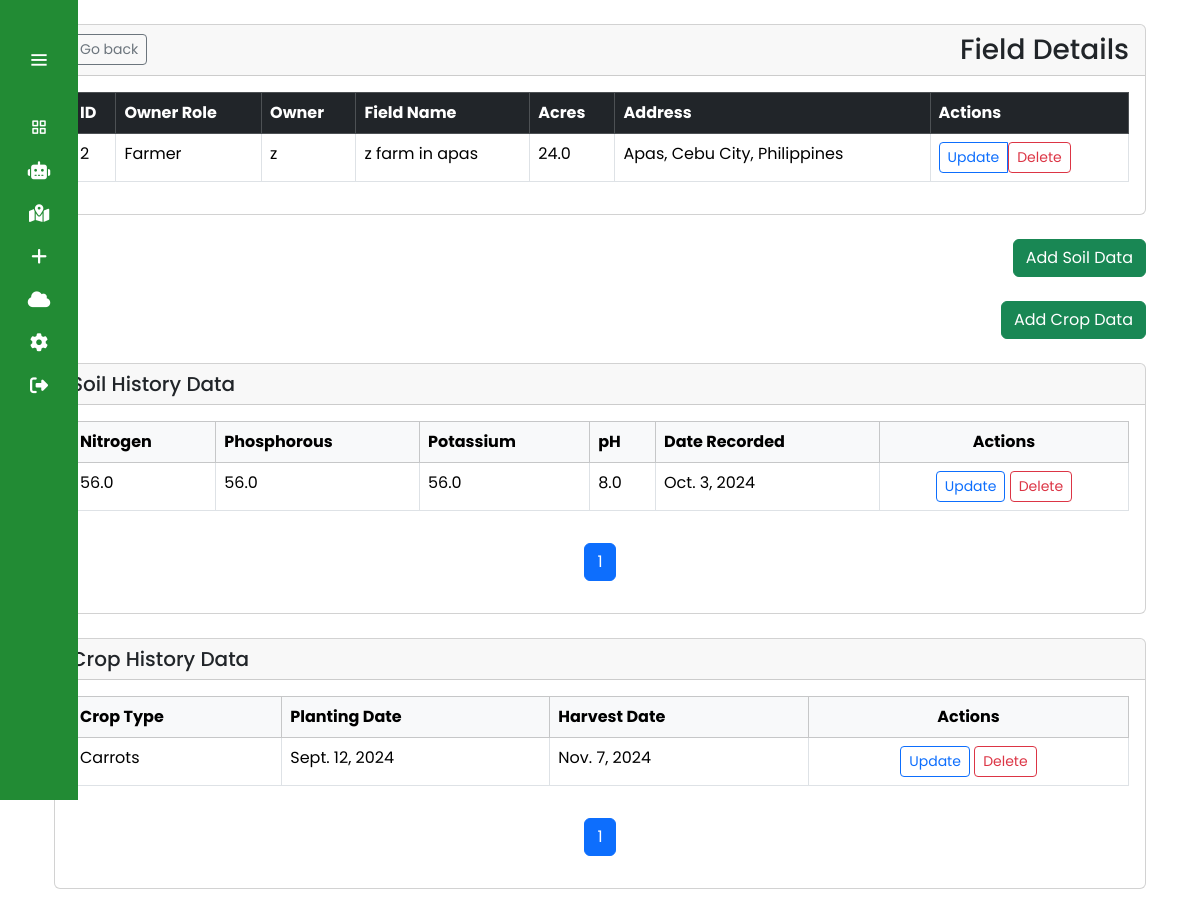
The page /bofa_dashboard/bofa_manage_field/2/ (signed in) on the database as committed earlier.
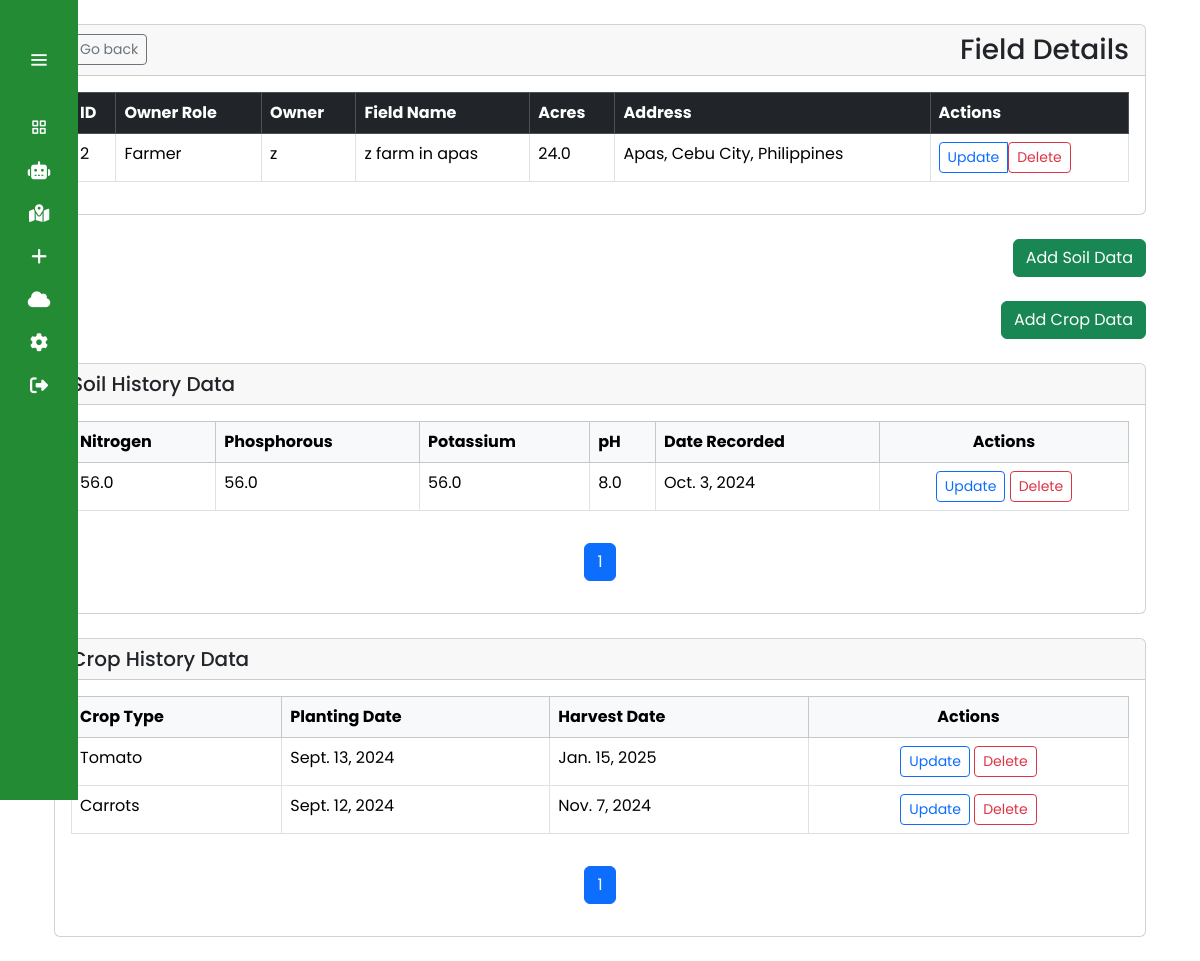
The same page on the database as committed later.
### app_agrosavvy/models.py (models this page shows, shortened)
class FieldSoilData(models.Model):
    field = models.ForeignKey(Field, on_delete=models.CASCADE)
    soil_id = models.AutoField(primary_key=True)
    nitrogen = models.FloatField(null=True, blank=True)
    phosphorous = models.FloatField(null=True, blank=True)
    potassium = models.FloatField(null=True, blank=True)
    ph = models.FloatField(null=True, blank=True)
    record_date = models.DateField()
    is_deleted = models.BooleanField(default = False)
    class Meta:
        ordering = ['-record_date']

class FieldCropData(models.Model):
    field = models.ForeignKey(Field, on_delete=models.CASCADE)
    fieldcrop_id = models.AutoField(primary_key=True)
    crop_planted = models.ForeignKey(Crop, on_delete=models.CASCADE)
    planting_date = models.DateField()
    harvest_date = models.DateField()
    is_deleted = models.BooleanField(default = False)
    class Meta:
        ordering = ['-planting_date']

class Crop(models.Model):
    CROP_CHOICES = [
        ("Carrots", "Carrots"),
        ("Potato", "Potato"),
        ("Garlic", "Garlic"),
        ("Eggplant", "Eggplant"),
        ("Tomato", "Tomato"),
        ("Squash", "Squash"),
        ("Bitter Gourd", "Bitter Gourd"),
        ("Cabbage", "Cabbage"),
        ("Onion", "Onion"),
    ]
    crop_id = models.AutoField(primary_key=True)
    crop_type = models.CharField(max_length=50, choices=CROP_CHOICES)
    def __str__(self):
        return f"{self.crop_type}"

### app_agrosavvy/views.py (the view)
# urls.py: path('bofa_dashboard/bofa_manage_field/<int:field_id>/', views.bofa_manage_field, name="bofa_manage_field"),
def bofa_manage_field(request, field_id):
    if request.user.is_authenticated and request.user.roleuser.roleuser == "farmer":
        field = get_object_or_404(Field, field_id=field_id)
        fieldsoildata = FieldSoilData.objects.filter(field=field, is_deleted=False)
        fieldcropdata = FieldCropData.objects.filter(field=field, is_deleted=False)
        asdform = FieldSoilDataForm()
        acdform = FieldCropForm()
        fsdforms = {
            fsd.soil_id: FieldSoilDataForm(instance=fsd) for fsd in fieldsoildata
        }
        fcdforms = {
            fcd.fieldcrop_id: FieldCropForm(instance=fcd) for fcd in fieldcropdata
        }
        paginator = Paginator(fieldsoildata, 2)  # 3 fields per page
        page_number = request.GET.get(
            "page"
        )  # Get the current page number from the request
        fsdpage_obj = paginator.get_page(
            page_number
        )  # Get the page object for the current page
        paginator = Paginator(fieldcropdata, 2)
        page_number = request.GET.get("page")
        fcdpage_obj = paginator.get_page(page_number)
        context = {
            "field": field,
            "fieldsoildata": fieldsoildata,
            "fieldcropdata": fieldcropdata,
            "asdform": asdform,
            "acdform": acdform,
            "fsdforms": fsdforms,
            "fcdforms": fcdforms,
            "fsdpage_obj": fsdpage_obj,
            "fcdpage_obj": fcdpage_obj,
        }
        return render(request, "bofa_pages/bofa_manage_field.html", context)
    else:
        return redirect("forbidden")

### app_agrosavvy/models.py (called while the page is built)
    def __str__(self):
        return f"{self.brgy_name}"

    def __str__(self):
        return self.username

### app_agrosavvy/templatetags/custom_filters.py (called while the page is built)
@register.filter
def dict_get(d, key):
    return d.get(key)

### app_agrosavvy/templates/bofa_pages/bofa_manage_field.html (shortened to what the changed rows need)
{% extends 'bofa_base.html' %}
{% load custom_filters %}
{% block content %}
<div class="container mt-4">
    <div class="card mb-4">
        <div class="card-body">
            <table class="table table-bordered table-hover">
                <thead class="table-dark">
                    <tr>
                        <th>ID</th>
                        <th>Owner Role</th>
                        <th>Owner</th>
                        <th>Field Name</th>
                        <th>Acres</th>
                        <th>Address</th>
                        <th>Actions</th>
                    </tr>
                </thead>
            </table>
        </div>
    </div>
    <div class="card mt-4">
        <div class="card-body">
            {% if fieldsoildata %}
            <div class="table-responsive">
                <table class="table table-bordered table-hover">
                    <thead class="table-light">
                        <tr>
                            <th scope="col">Nitrogen</th>
                            <th scope="col">Phosphorous</th>
                            <th scope="col">Potassium</th>
                            <th scope="col">pH</th>
                            <th scope="col">Date Recorded</th>
                            <th scope="col" class="text-center">Actions</th>
                        </tr>
                    </thead>
                    <tbody>
                        {% for fsd in fsdpage_obj %}
                        <tr>
                            <td>{{ fsd.nitrogen }}</td>
                            <td>{{ fsd.phosphorous }}</td>
                            <td>{{ fsd.potassium }}</td>
                            <td>{{ fsd.ph }}</td>
                            <td>{{ fsd.record_date }}</td>
                            <td class="text-center">
                                <button type="button" class="btn btn-outline-primary btn-sm" data-bs-toggle="modal" data-bs-target="#updateSoilModal-{{ fsd.soil_id }}">Update</button>
                                <form action="{% url 'delete_soil_data' fsd.soil_id %}" method="post" class="d-inline-block">
                                    <button type="submit" class="btn btn-outline-danger btn-sm" onclick="return confirm('Are you sure you want to delete this soil data?')">Delete</button>
                                </form>
                            </td>
                        </tr>
                        {% endfor %}
                    </tbody>
                </table>
            </div>
            {% else %}
            <p class="text-muted">No soil data available for this field.</p>
            {% endif %}
            <nav aria-label="Page navigation" class="mt-3">
                <ul class="pagination justify-content-center">
                    {% for num in fsdpage_obj.paginator.page_range %}
                    <li class="page-item {% if fsdpage_obj.number == num %}active{% endif %}">
                        <a class="page-link" href="?page={{ num }}">{{ num }}</a>
                    </li>
                    {% endfor %}
                </ul>
            </nav>
        </div>
    </div>
    <div class="card mt-4 mb-4">
        <div class="card-body">
            {% if fieldcropdata %}
            <div class="table-responsive">
                <table class="table table-bordered table-hover">
                    <thead class="table-light">
                        <tr>
                            <th scope="col">Crop Type</th>
                            <th scope="col">Planting Date</th>
                            <th scope="col">Harvest Date</th>
                            <th scope="col" class="text-center">Actions</th>
                        </tr>
                    </thead>
                    <tbody>
                        {% for fcd in fcdpage_obj %}
                        <tr>
                            <td>{{ fcd.crop_planted }}</td>
                            <td>{{ fcd.planting_date }}</td>
                            <td>{{ fcd.harvest_date }}</td>
                            <td class="text-center">
                                <button type="button" class="btn btn-outline-primary btn-sm" data-bs-toggle="modal" data-bs-target="#updateCropModal-{{ fcd.crop_id }}">Update</button>
                                <form action="{% url 'delete_crop_data' fcd.fieldcrop_id %}" method="post" class="d-inline-block">
                                    <button type="submit" class="btn btn-outline-danger btn-sm" onclick="return confirm('Are you sure you want to delete this crop data?')">Delete</button>
                                </form>
                            </td>
                        </tr>
                        {% endfor %}
                    </tbody>
                </table>
            </div>
            {% else %}
            <p class="text-muted">No crop data available for this field.</p>
            {% endif %}
            <nav aria-label="Page navigation" class="mt-3">
                <ul class="pagination justify-content-center">
                    {% for num in fcdpage_obj.paginator.page_range %}
                    <li class="page-item {% if fcdpage_obj.number == num %}active{% endif %}">
                        <a class="page-link" href="?page={{ num }}">{{ num }}</a>
                    </li>
                    {% endfor %}
                </ul>
            </nav>
        </div>
    </div>
</div>
{% endblock %}

Rows that differ between the two databases and show on the page:
added FieldCropData: crop_planted "Tomato", planting_date "Sept. 13, 2024", harvest_date "Jan. 15, 2025"
